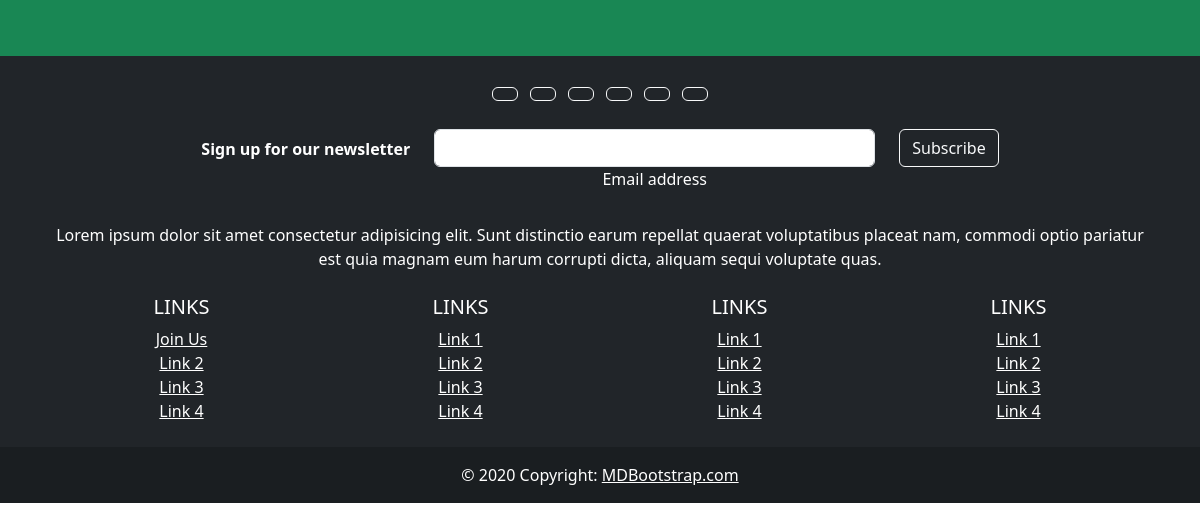
The app's page /, older data.
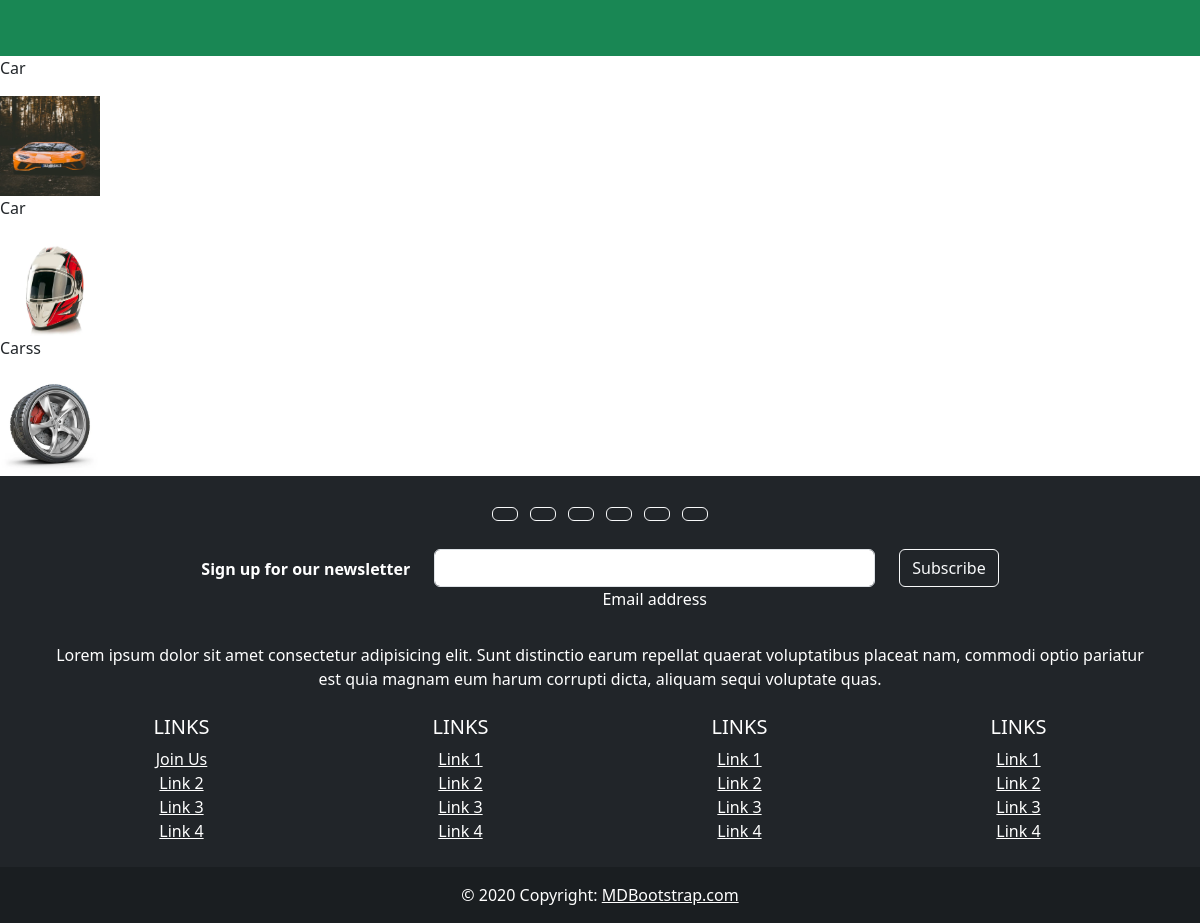
The same page, newer data.
### products/models.py (models this page shows, shortened)
class Product(models.Model):
    owner = models.ForeignKey(SellerProfile, on_delete=models.CASCADE, default='')
    product_name = models.CharField(max_length=100, blank=False, default=None)
    description = models.TextField(blank=False)
    category = models.ForeignKey(Category, on_delete=models.CASCADE, default=None)
    product_image = models.ImageField(upload_to='media/products', blank=False)
    created_at = models.DateTimeField(auto_now_add=True)
    updated_at = models.DateTimeField(auto_now=True)
    current_price = models.FloatField()

### base/views.py (the view)
# urls.py: path('',index),
def index(request):
    products = Product.objects.all()
    return render(request, 'index.html', {'products': products})

### base/templates/index.html (shortened to what this page needs)
<!DOCTYPE html>
<html>
<head>
  {% load bootstrap5 %}
  {% bootstrap_css %}
</head>
<body>
  {% block content %}
    <nav class="navbar navbar-expand-lg navbar-dark bg-success">
      <div class="container">
        <div class="collapse navbar-collapse" id="navbarNav">
        </div>
      </div>
    </nav>
    {% for product in products %}
    <p>{{ product.product_name }}</p>
    <img src="{{ product.product_image.url }}" alt="{{ product.product_name }}" style="height: 100px;width: 100px;">
    {% endfor %}
    <footer class="bg-dark text-center text-white">
      <div class="container p-4">
        <section class="mb-4">
          <a class="btn btn-outline-light btn-floating m-1" href="#!" role="button"
            ></a>
          <a class="btn btn-outline-light btn-floating m-1" href="#!" role="button"
            ></a>
          <a class="btn btn-outline-light btn-floating m-1" href="#!" role="button"
            ></a>
          <a class="btn btn-outline-light btn-floating m-1" href="#!" role="button"
            ></a>
          <a class="btn btn-outline-light btn-floating m-1" href="#!" role="button"
            ></a>
          <a class="btn btn-outline-light btn-floating m-1" href="#!" role="button"
            ></a>
        </section>
        <section class="">
          <form action="">
            <div class="row d-flex justify-content-center">
              <div class="col-auto">
                <p class="pt-2">
                  <strong>Sign up for our newsletter</strong>
                </p>
              </div>
              <div class="col-md-5 col-12">
                <div class="form-outline form-white mb-4">
                  <input type="email" id="form5Example21" class="form-control" />
                  <label class="form-label" for="form5Example21">Email address</label>
                </div>
              </div>
              <div class="col-auto">
                <button type="submit" class="btn btn-outline-light mb-4">
                  Subscribe
                </button>
              </div>
            </div>
          </form>
        </section>
        <section class="mb-4">
          <p>
            Lorem ipsum dolor sit amet consectetur adipisicing elit. Sunt distinctio earum
            repellat quaerat voluptatibus placeat nam, commodi optio pariatur est quia magnam
            eum harum corrupti dicta, aliquam sequi voluptate quas.
          </p>
        </section>
        <section class="">
          <div class="row">
            <div class="col-lg-3 col-md-6 mb-4 mb-md-0">
              <h5 class="text-uppercase">Links</h5>
              <ul class="list-unstyled mb-0">
                <li>
                  <a href="joinus/" class="text-white">Join Us</a>
                </li>
                <li>
                  <a href="#!" class="text-white">Link 2</a>
                </li>
                <li>
                  <a href="#!" class="text-white">Link 3</a>
                </li>
                <li>
                  <a href="#!" class="text-white">Link 4</a>
                </li>
              </ul>
            </div>
            <div class="col-lg-3 col-md-6 mb-4 mb-md-0">
              <h5 class="text-uppercase">Links</h5>
              <ul class="list-unstyled mb-0">
                <li>
                  <a href="#!" class="text-white">Link 1</a>
                </li>
                <li>
                  <a href="#!" class="text-white">Link 2</a>
                </li>
                <li>
                  <a href="#!" class="text-white">Link 3</a>
                </li>
                <li>
                  <a href="#!" class="text-white">Link 4</a>
                </li>
              </ul>
            </div>
            <div class="col-lg-3 col-md-6 mb-4 mb-md-0">
              <h5 class="text-uppercase">Links</h5>
              <ul class="list-unstyled mb-0">
                <li>
                  <a href="#!" class="text-white">Link 1</a>
                </li>
                <li>
                  <a href="#!" class="text-white">Link 2</a>
                </li>
                <li>
                  <a href="#!" class="text-white">Link 3</a>
                </li>
                <li>
                  <a href="#!" class="text-white">Link 4</a>
                </li>
              </ul>
            </div>
            <div class="col-lg-3 col-md-6 mb-4 mb-md-0">
              <h5 class="text-uppercase">Links</h5>
              <ul class="list-unstyled mb-0">
                <li>
                  <a href="#!" class="text-white">Link 1</a>
                </li>
                <li>
                  <a href="#!" class="text-white">Link 2</a>
                </li>
                <li>
                  <a href="#!" class="text-white">Link 3</a>
                </li>
                <li>
                  <a href="#!" class="text-white">Link 4</a>
                </li>
              </ul>
            </div>
          </div>
        </section>
      </div>
      <div class="text-center p-3" style="background-color: rgba(0, 0, 0, 0.2);">
        © 2020 Copyright:
        <a class="text-white" href="https://mdbootstrap.com/">MDBootstrap.com</a>
      </div>
    </footer>
  {% endblock %}
</body>
</html>

Row changes from the older to the newer data that the page shows:
added Product: product_name "Car", product_image (picture)
added Product: product_name "Car", product_image (picture)
added Product: product_name "Carss", product_image (picture)
